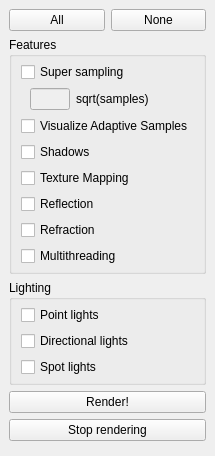
  <widget class="QDockWidget" name="rayDock">
   <property name="windowTitle">
    <string>Ray</string>
   </property>
   <attribute name="dockWidgetArea">
    <number>1</number>
   </attribute>
   <widget class="QWidget" name="rayDockContents">
    <layout class="QVBoxLayout" name="verticalLayout_4">
     <item>
      <widget class="QWidget" name="rayAllOrNone" native="true">
       <layout class="QHBoxLayout" name="horizontalLayout">
        <property name="leftMargin">
         <number>0</number>
        </property>
        <property name="topMargin">
         <number>0</number>
        </property>
        <property name="rightMargin">
         <number>0</number>
        </property>
        <property name="bottomMargin">
         <number>0</number>
        </property>
        <item>
         <widget class="QPushButton" name="rayAllButton">
          <property name="text">
           <string>All</string>
          </property>
         </widget>
        </item>
        <item>
         <widget class="QPushButton" name="rayNoneButton">
          <property name="text">
           <string>None</string>
          </property>
         </widget>
        </item>
       </layout>
      </widget>
     </item>
     <item>
      <widget class="QGroupBox" name="rayFeatures">
       <property name="title">
        <string>Features</string>
       </property>
       <layout class="QVBoxLayout" name="verticalLayout_11">
        <property name="topMargin">
         <number>5</number>
        </property>
        <property name="bottomMargin">
         <number>5</number>
        </property>
        <item>
         <widget class="QCheckBox" name="raySuperSamping">
          <property name="text">
           <string>Super sampling</string>
          </property>
         </widget>
        </item>
        <item>
         <widget class="QWidget" name="raySuperSamples" native="true">
          <property name="sizePolicy">
           <sizepolicy hsizetype="Preferred" vsizetype="Preferred">
            <horstretch>0</horstretch>
            <verstretch>0</verstretch>
           </sizepolicy>
          </property>
          <layout class="QGridLayout" name="gridLayout_7">
           <property name="topMargin">
            <number>0</number>
           </property>
           <property name="bottomMargin">
            <number>0</number>
           </property>
           <property name="horizontalSpacing">
            <number>6</number>
           </property>
           <item row="1" column="1">
            <widget class="QLabel" name="raySuperSamplesLabel">
             <property name="sizePolicy">
              <sizepolicy hsizetype="Preferred" vsizetype="Preferred">
               <horstretch>0</horstretch>
               <verstretch>0</verstretch>
              </sizepolicy>
             </property>
             <property name="text">
              <string>sqrt(samples)</string>
             </property>
            </widget>
           </item>
           <item row="1" column="0">
            <widget class="QLineEdit" name="raySuperSamplesTextbox">
             <property name="enabled">
              <bool>false</bool>
             </property>
             <property name="sizePolicy">
              <sizepolicy hsizetype="Expanding" vsizetype="Fixed">
               <horstretch>0</horstretch>
               <verstretch>0</verstretch>
              </sizepolicy>
             </property>
             <property name="minimumSize">
              <size>
               <width>40</width>
               <height>0</height>
              </size>
             </property>
             <property name="maximumSize">
              <size>
               <width>40</width>
               <height>16777215</height>
              </size>
             </property>
             <property name="text">
              <string/>
             </property>
            </widget>
           </item>
          </layout>
         </widget>
        </item>
        <item>
         <widget class="QCheckBox" name="rayAntiAliasing">
          <property name="text">
           <string>Visualize Adaptive Samples</string>
          </property>
         </widget>
        </item>
        <item>
         <widget class="QCheckBox" name="rayShadows">
          <property name="text">
           <string>Shadows</string>
          </property>
         </widget>
        </item>
        <item>
         <widget class="QCheckBox" name="rayTextureMapping">
          <property name="text">
           <string>Texture Mapping</string>
          </property>
         </widget>
        </item>
        <item>
         <widget class="QCheckBox" name="rayReflection">
          <property name="text">
           <string>Reflection</string>
          </property>
         </widget>
        </item>
        <item>
         <widget class="QCheckBox" name="rayRefraction">
          <property name="text">
           <string>Refraction</string>
          </property>
         </widget>
        </item>
        <item>
         <widget class="QCheckBox" name="rayMultiThreading">
          <property name="text">
           <string>Multithreading</string>
          </property>
         </widget>
        </item>
       </layout>
      </widget>
     </item>
     <item>
      <widget class="QGroupBox" name="rayLighting">
       <property name="title">
        <string>Lighting</string>
       </property>
       <layout class="QVBoxLayout" name="verticalLayout_9">
        <property name="topMargin">
         <number>5</number>
        </property>
        <property name="bottomMargin">
         <number>5</number>
        </property>
        <item>
         <widget class="QCheckBox" name="rayPointLights">
          <property name="text">
           <string>Point lights</string>
          </property>
         </widget>
        </item>
        <item>
         <widget class="QCheckBox" name="rayDirectionalLights">
          <property name="text">
           <string>Directional lights</string>
          </property>
         </widget>
        </item>
        <item>
         <widget class="QCheckBox" name="raySpotLights">
          <property name="text">
           <string>Spot lights</string>
          </property>
         </widget>
        </item>
       </layout>
      </widget>
     </item>
     <item>
      <widget class="QPushButton" name="rayRenderButton">
       <property name="text">
        <string>Render!</string>
       </property>
      </widget>
     </item>
     <item>
      <widget class="QPushButton" name="rayStopRenderingButton">
       <property name="text">
        <string>Stop rendering</string>
       </property>
      </widget>
     </item>
     <item>
      <widget class="QWidget" name="rayDockEmptySpace" native="true">
       <property name="sizePolicy">
        <sizepolicy hsizetype="Preferred" vsizetype="Expanding">
         <horstretch>0</horstretch>
         <verstretch>0</verstretch>
        </sizepolicy>
       </property>
      </widget>
     </item>
    </layout>
   </widget>
  </widget>
